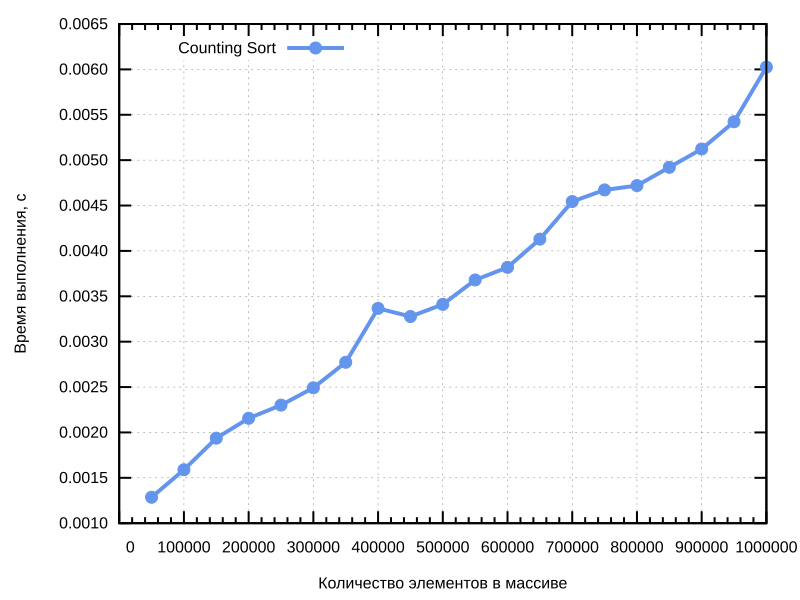

Write gnuplot code to recreate this figure.
set termoption enhanced
set terminal svg size 800,600 font "Arial, 16"
set encoding utf8
set output "count.svg"
set style line 1 lc rgb "0x6495ED" lt 1 lw 4 pt 7 ps 1
set border lw 2
set grid
set key top left
set xlabel "Количество элементов в массиве"
set ylabel "Время выполнения, с" rotate by 90
set xtics 100000
set mxtics
set format x "%6.0f"
set format y "%.4f"
plot "count_sort.dat" using 1:2 title "Counting Sort" with linespoints ls 1, \
